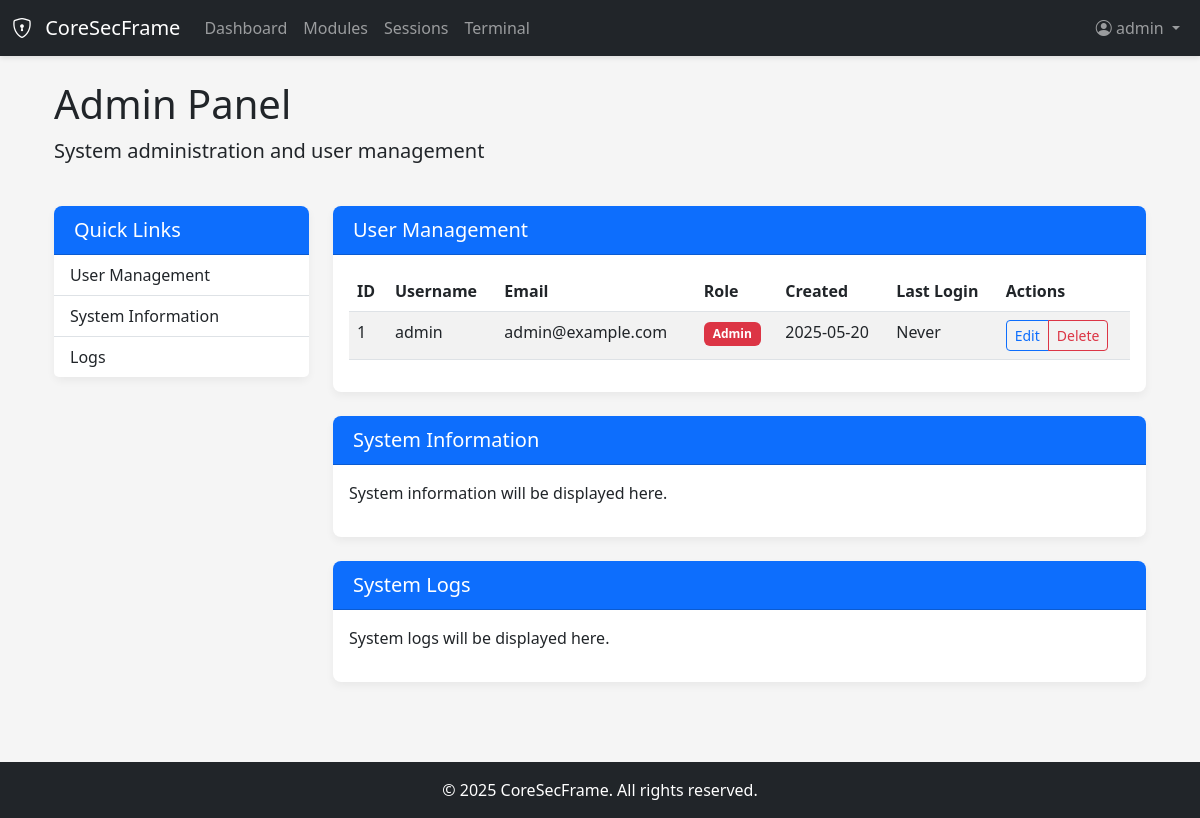
Page /admin/ (signed in) on the earlier database version.
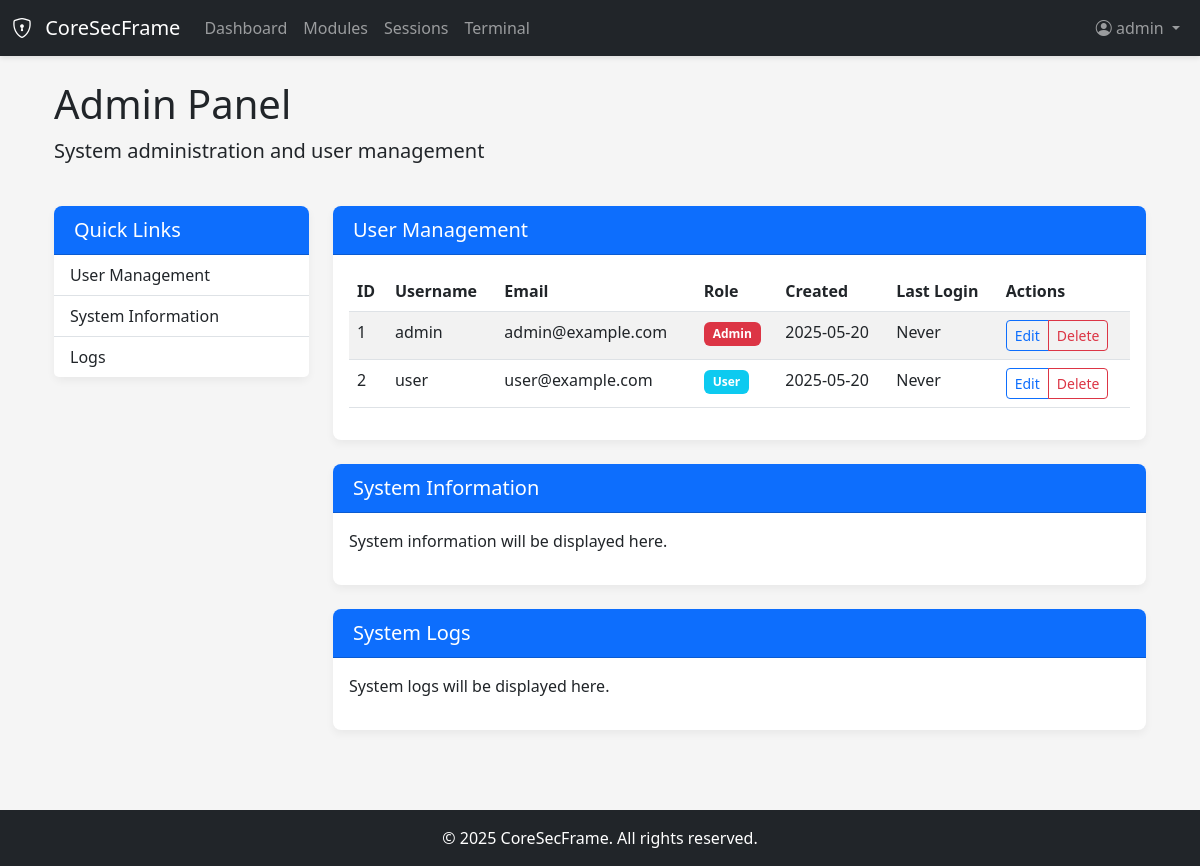
Same page on the later database version.
### app/auth/models.py (models this page shows, shortened)
class User(UserMixin, db.Model):
    id = db.Column(db.Integer, primary_key=True)
    username = db.Column(db.String(64), index=True, unique=True)
    email = db.Column(db.String(120), index=True, unique=True)
    password_hash = db.Column(db.String(128))
    role = db.Column(db.String(20), default='user')  # 'admin' or 'user'
    created_at = db.Column(db.DateTime, default=datetime.utcnow)
    last_login = db.Column(db.DateTime, nullable=True)
    def is_admin(self):
        return self.role == 'admin'

### app/admin/routes.py (the view)
@admin_bp.route('/')
@login_required
def index():
    if not current_user.is_admin():
        flash('You do not have permission to access the admin panel.', 'danger')
        return redirect(url_for('core.index'))
    users = User.query.all()
    return render_template('admin/index.html', title='Admin Panel', users=users)

### app/auth/models.py (called while the page is built)
@login_manager.user_loader
def load_user(id):
    return User.query.get(int(id))

### app/templates/admin/index.html
{% extends "base.html" %}
{% block content %}
<div class="container">
    <div class="row mb-4">
        <div class="col-md-12">
            <h1>Admin Panel</h1>
            <p class="lead">System administration and user management</p>
        </div>
    </div>
    <div class="row">
        <div class="col-md-3 mb-4">
            <div class="card">
                <div class="card-header bg-primary text-white">
                    <h5 class="mb-0">Quick Links</h5>
                </div>
                <div class="list-group list-group-flush">
                    <a href="#users" class="list-group-item list-group-item-action">User Management</a>
                    <a href="#system" class="list-group-item list-group-item-action">System Information</a>
                    <a href="#logs" class="list-group-item list-group-item-action">Logs</a>
                </div>
            </div>
        </div>
        <div class="col-md-9">
            <div class="card mb-4" id="users">
                <div class="card-header bg-primary text-white">
                    <h5 class="mb-0">User Management</h5>
                </div>
                <div class="card-body">
                    <div class="table-responsive">
                        <table class="table table-striped">
                            <thead>
                                <tr>
                                    <th>ID</th>
                                    <th>Username</th>
                                    <th>Email</th>
                                    <th>Role</th>
                                    <th>Created</th>
                                    <th>Last Login</th>
                                    <th>Actions</th>
                                </tr>
                            </thead>
                            <tbody>
                                {% for user in users %}
                                <tr>
                                    <td>{{ user.id }}</td>
                                    <td>{{ user.username }}</td>
                                    <td>{{ user.email }}</td>
                                    <td>
                                        {% if user.is_admin() %}
                                        <span class="badge bg-danger">Admin</span>
                                        {% else %}
                                        <span class="badge bg-info">User</span>
                                        {% endif %}
                                    </td>
                                    <td>{{ user.created_at.strftime('%Y-%m-%d') }}</td>
                                    <td>
                                        {% if user.last_login %}
                                        {{ user.last_login.strftime('%Y-%m-%d %H:%M') }}
                                        {% else %}
                                        Never
                                        {% endif %}
                                    </td>
                                    <td>
                                        <div class="btn-group btn-group-sm">
                                            <button class="btn btn-outline-primary">Edit</button>
                                            <button class="btn btn-outline-danger">Delete</button>
                                        </div>
                                    </td>
                                </tr>
                                {% endfor %}
                            </tbody>
                        </table>
                    </div>
                </div>
            </div>
            <div class="card mb-4" id="system">
                <div class="card-header bg-primary text-white">
                    <h5 class="mb-0">System Information</h5>
                </div>
                <div class="card-body">
                    <p>System information will be displayed here.</p>
                </div>
            </div>
            <div class="card" id="logs">
                <div class="card-header bg-primary text-white">
                    <h5 class="mb-0">System Logs</h5>
                </div>
                <div class="card-body">
                    <p>System logs will be displayed here.</p>
                </div>
            </div>
        </div>
    </div>
</div>
{% endblock %}

### app/templates/base.html (shortened to what this page needs)
<!DOCTYPE html>
<html lang="en">
<head>
    <link href="https://cdn.jsdelivr.net/npm/bootstrap@5.3.0-alpha1/dist/css/bootstrap.min.css" rel="stylesheet">
    <link rel="stylesheet" href="https://cdn.jsdelivr.net/npm/bootstrap-icons@1.10.3/font/bootstrap-icons.css">
    <link rel="stylesheet" href="{{ url_for('static', filename='css/styles.css') }}">
</head>
<body class="d-flex flex-column min-vh-100">
    <body class="d-flex flex-column min-vh-100">
        <header>
            <nav class="navbar navbar-expand-lg navbar-dark bg-dark">
                <div class="container-fluid">
                    <a class="navbar-brand" href="{{ url_for('core.index') }}">
                        <i class="bi bi-shield-lock me-2"></i>
                        CoreSecFrame
                    </a>
                    <div class="collapse navbar-collapse" id="navbarNav">
                        <ul class="navbar-nav me-auto">
                            {% if current_user.is_authenticated %}
                            <li class="nav-item">
                                <a class="nav-link" href="{{ url_for('core.dashboard') }}">Dashboard</a>
                            </li>
                            <li class="nav-item">
                                <a class="nav-link" href="{{ url_for('modules.index') }}">Modules</a>
                            </li>
                            <li class="nav-item">
                                <a class="nav-link" href="{{ url_for('sessions.index') }}">Sessions</a>
                            </li>
                            <li class="nav-item">
                                <a class="nav-link" href="{{ url_for('terminal.index') }}">Terminal</a>
                            </li>
                            {% endif %}
                        </ul>
                        <ul class="navbar-nav ms-auto">
                            {% if current_user.is_authenticated %}
                            <li class="nav-item dropdown">
                                <a class="nav-link dropdown-toggle" href="#" id="navbarDropdown" role="button"
                                    data-bs-toggle="dropdown">
                                    <i class="bi bi-person-circle"></i> {{ current_user.username }}
                                </a>
                            </li>
                            {% endif %}
                        </ul>
                    </div>
                </div>
            </nav>
        </header>
        <main class="flex-grow-1">
            <div class="container mt-4">
                {% block content %}{% endblock %}
            </div>
        </main>
        <footer class="bg-dark text-white mt-4 py-3">
            <div class="container text-center">
                <span>&copy; 2025 CoreSecFrame. All rights reserved.</span>
            </div>
        </footer>
    </body>
</html>

### app/static/css/styles.css (style rules this page uses)
:root { --primary-color: #1e88e5; --primary-dark: #1565c0; --primary-light: #64b5f6; --secondary-color: #6c757d; --success-color: #28a745; --danger-color: #dc3545; --warning-color: #ffc107; --info-color: #17a2b8; --dark-color: #343a40; --light-color: #f8f9fa; }
body { min-height: 100vh; display: flex; flex-direction: column; background-color: #f5f5f5; }
main { flex: 1; margin-bottom: 2rem; }
.navbar { box-shadow: 0 2px 5px rgba(0, 0, 0, 0.1); }
.card { border: none; border-radius: 0.5rem; box-shadow: 0 4px 8px rgba(0, 0, 0, 0.05); margin-bottom: 1.5rem; }
.card-header { border-radius: 0.5rem 0.5rem 0 0 !important; padding: 0.75rem 1.25rem; font-weight: bold; }
.badge { padding: 0.5em 0.75em; }

Differences in the rows shown:
added User: id "2", username "user", email "user@example.com", role "User", created_at "2025-05-20", shows "Never"
